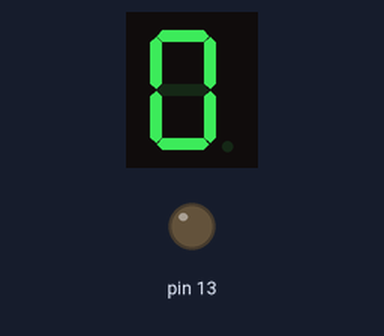
Recording of a sketch running on a simulated Arduino Uno, built with avr-gcc and run on an emulated ATmega328P. Parts: 1-digit seven-segment display, output pins drawn as LEDs (lit = HIGH). Wiring (inferred from the names in the program): 1-digit 7-segment display, segments lit when LOW: segments pin 2, pin 3, pin 6, pin 5, pin 4, pin 1, pin 0. The segment pins are drawn as the display they are named for; pins used as bus, display or sensor lines are not drawn.

Above: at 0.1 s.
At 0.6 s:
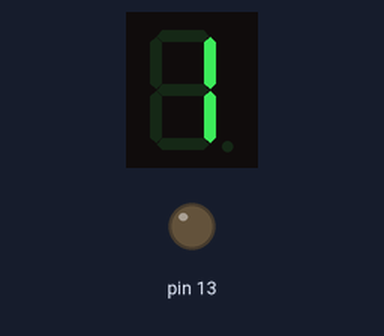
At 1.1 s:
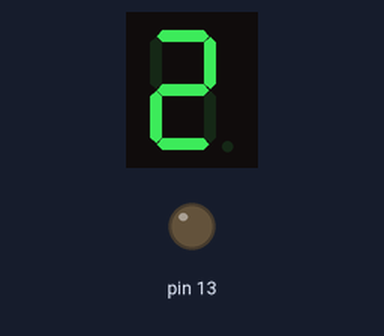
At 2.1 s:
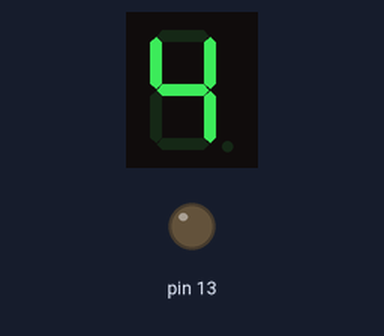
At 3.1 s:
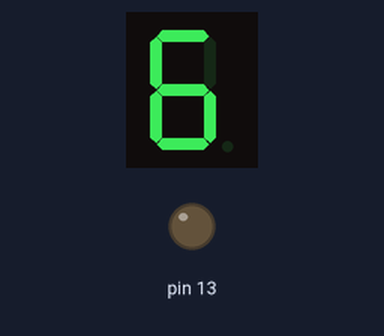
At 4.6 s:
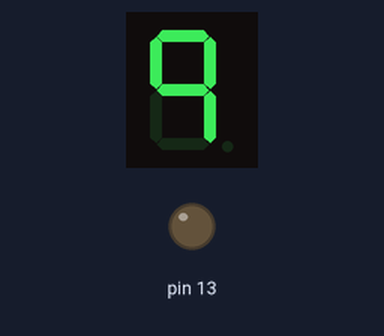

Measured:
- by itself, everything shown: repeats every 5.0 s, in 10 steps
- what the display in image 1 shows lasts 0.5 s, from 0.5 s to 1.0 s

The sketch:

_7segmentosled.ino
```cpp
//Se declaran los pines de acuerdo a las letras del diagrama del display
int a = 2;
int b = 3;
int c = 6;
int d = 5;
int e = 4;
int f = 1;
int g = 0;

int tiempo = 500;

void setup(){ //Se configuran todos los pin como salidas
pinMode(13,OUTPUT);

pinMode(a, OUTPUT);
pinMode(b, OUTPUT);
pinMode(c, OUTPUT);
pinMode(d, OUTPUT);
pinMode(e, OUTPUT);
pinMode(f, OUTPUT);
pinMode(g, OUTPUT);
}

void loop(){ //Empezara a contar desde el 0
//Cero
//Aqui es donde cada segmento se gestiona y de acuerdo a como se indique en esta parte es lo que
//se vera reflejado en el display, solo bastara con dibujar cada numero uno por uno
digitalWrite(a,LOW);
digitalWrite(b,LOW);
digitalWrite(c,LOW);
digitalWrite(d,LOW);
digitalWrite(e,LOW);
digitalWrite(f,LOW);
digitalWrite(g,HIGH);
delay(tiempo);

//Uno
digitalWrite(a,HIGH);
digitalWrite(b,LOW);
digitalWrite(c,LOW);
digitalWrite(d,HIGH);
digitalWrite(e,HIGH);
digitalWrite(f,HIGH);
digitalWrite(g,HIGH);
delay(tiempo);

//Dos
digitalWrite(a,LOW);
digitalWrite(b,LOW);
digitalWrite(c,HIGH);
digitalWrite(d,LOW);
digitalWrite(e,LOW);
digitalWrite(f,HIGH);
digitalWrite(g,LOW);
delay(tiempo);

//Tres
digitalWrite(a,LOW);
digitalWrite(b,LOW);
digitalWrite(c,LOW);
digitalWrite(d,LOW);
digitalWrite(e,HIGH);
digitalWrite(f,HIGH);
digitalWrite(g,LOW);
delay(tiempo);

//Cuatro
digitalWrite(a,HIGH);
digitalWrite(b,LOW);
digitalWrite(c,LOW);
digitalWrite(d,HIGH);
digitalWrite(e,HIGH);
digitalWrite(f,LOW);
digitalWrite(g,LOW);
delay(tiempo);

//Cinco
digitalWrite(a,LOW);
digitalWrite(b,HIGH);
digitalWrite(c,LOW);
digitalWrite(d,LOW);
digitalWrite(e,HIGH);
digitalWrite(f,LOW);
digitalWrite(g,LOW);
delay(tiempo);

//Seis
digitalWrite(a,LOW);
digitalWrite(b,HIGH);
digitalWrite(c,LOW);
digitalWrite(d,LOW);
digitalWrite(e,LOW);
digitalWrite(f,LOW);
digitalWrite(g,LOW);
delay(tiempo);

//Siete
digitalWrite(a,LOW);
digitalWrite(b,LOW);
digitalWrite(c,LOW);
digitalWrite(d,HIGH);
digitalWrite(e,HIGH);
digitalWrite(f,HIGH);
digitalWrite(g,HIGH);
delay(tiempo);

//Ocho
digitalWrite(a,LOW);
digitalWrite(b,LOW);
digitalWrite(c,LOW);
digitalWrite(d,LOW);
digitalWrite(e,LOW);
digitalWrite(f,LOW);
digitalWrite(g,LOW);
delay(tiempo);

//Nueve
digitalWrite(a,LOW);
digitalWrite(b,LOW);
digitalWrite(c,LOW);
digitalWrite(d,HIGH);
digitalWrite(e,HIGH);
digitalWrite(f,LOW);
digitalWrite(g,LOW);
delay(tiempo);

//digitalWrite(13,HIGH);

}
```
